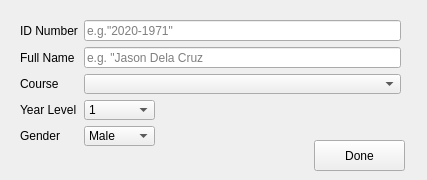
<?xml version="1.0" encoding="UTF-8"?>
<ui version="4.0">
 <class>ADDSTUDENTWINDOW</class>
 <widget class="QMainWindow" name="ADDSTUDENTWINDOW">
  <property name="geometry">
   <rect>
    <x>0</x>
    <y>0</y>
    <width>427</width>
    <height>180</height>
   </rect>
  </property>
  <property name="minimumSize">
   <size>
    <width>427</width>
    <height>180</height>
   </size>
  </property>
  <property name="maximumSize">
   <size>
    <width>427</width>
    <height>180</height>
   </size>
  </property>
  <property name="font">
   <font>
    <family>Segoe UI</family>
   </font>
  </property>
  <property name="windowTitle">
   <string>Edit Student Form</string>
  </property>
  <widget class="QWidget" name="centralwidget">
   <widget class="QPushButton" name="doneEdit">
    <property name="geometry">
     <rect>
      <x>314</x>
      <y>140</y>
      <width>91</width>
      <height>31</height>
     </rect>
    </property>
    <property name="text">
     <string>Done</string>
    </property>
   </widget>
   <widget class="QWidget" name="layoutWidget">
    <property name="geometry">
     <rect>
      <x>20</x>
      <y>20</y>
      <width>381</width>
      <height>126</height>
     </rect>
    </property>
    <layout class="QGridLayout" name="gridLayout">
     <item row="0" column="0">
      <widget class="QLabel" name="idLabel">
       <property name="text">
        <string>ID Number</string>
       </property>
      </widget>
     </item>
     <item row="0" column="1" colspan="2">
      <widget class="QLineEdit" name="idField">
       <property name="placeholderText">
        <string>e.g.&quot;2020-1971&quot;</string>
       </property>
      </widget>
     </item>
     <item row="1" column="0">
      <widget class="QLabel" name="nameLabel">
       <property name="text">
        <string>Full Name</string>
       </property>
      </widget>
     </item>
     <item row="1" column="1" colspan="2">
      <widget class="QLineEdit" name="nameField">
       <property name="placeholderText">
        <string>e.g. &quot;Jason Dela Cruz</string>
       </property>
      </widget>
     </item>
     <item row="2" column="0">
      <widget class="QLabel" name="courseLabel">
       <property name="text">
        <string>Course</string>
       </property>
      </widget>
     </item>
     <item row="2" column="1" colspan="2">
      <widget class="QComboBox" name="courseField"/>
     </item>
     <item row="3" column="0">
      <widget class="QLabel" name="yearLabel">
       <property name="text">
        <string>Year Level</string>
       </property>
      </widget>
     </item>
     <item row="3" column="1">
      <widget class="QComboBox" name="yearField">
       <property name="minimumSize">
        <size>
         <width>71</width>
         <height>20</height>
        </size>
       </property>
       <property name="maximumSize">
        <size>
         <width>71</width>
         <height>20</height>
        </size>
       </property>
       <item>
        <property name="text">
         <string>1</string>
        </property>
       </item>
       <item>
        <property name="text">
         <string>2</string>
        </property>
       </item>
       <item>
        <property name="text">
         <string>3</string>
        </property>
       </item>
       <item>
        <property name="text">
         <string>4</string>
        </property>
       </item>
       <item>
        <property name="text">
         <string>5</string>
        </property>
       </item>
      </widget>
     </item>
     <item row="3" column="2">
      <spacer name="horizontalSpacer">
       <property name="orientation">
        <enum>Qt::Horizontal</enum>
       </property>
       <property name="sizeHint" stdset="0">
        <size>
         <width>40</width>
         <height>20</height>
        </size>
       </property>
      </spacer>
     </item>
     <item row="4" column="0">
      <widget class="QLabel" name="genderLabel">
       <property name="text">
        <string>Gender</string>
       </property>
      </widget>
     </item>
     <item row="4" column="1">
      <widget class="QComboBox" name="genderField">
       <property name="minimumSize">
        <size>
         <width>71</width>
         <height>20</height>
        </size>
       </property>
       <property name="maximumSize">
        <size>
         <width>71</width>
         <height>20</height>
        </size>
       </property>
       <item>
        <property name="text">
         <string>Male</string>
        </property>
       </item>
       <item>
        <property name="text">
         <string>Female</string>
        </property>
       </item>
       <item>
        <property name="text">
         <string>Others</string>
        </property>
       </item>
      </widget>
     </item>
     <item row="4" column="2">
      <spacer name="horizontalSpacer_2">
       <property name="orientation">
        <enum>Qt::Horizontal</enum>
       </property>
       <property name="sizeHint" stdset="0">
        <size>
         <width>40</width>
         <height>20</height>
        </size>
       </property>
      </spacer>
     </item>
    </layout>
   </widget>
  </widget>
 </widget>
 <tabstops>
  <tabstop>idField</tabstop>
  <tabstop>nameField</tabstop>
  <tabstop>genderField</tabstop>
  <tabstop>doneEdit</tabstop>
 </tabstops>
 <resources/>
 <connections/>
</ui>
